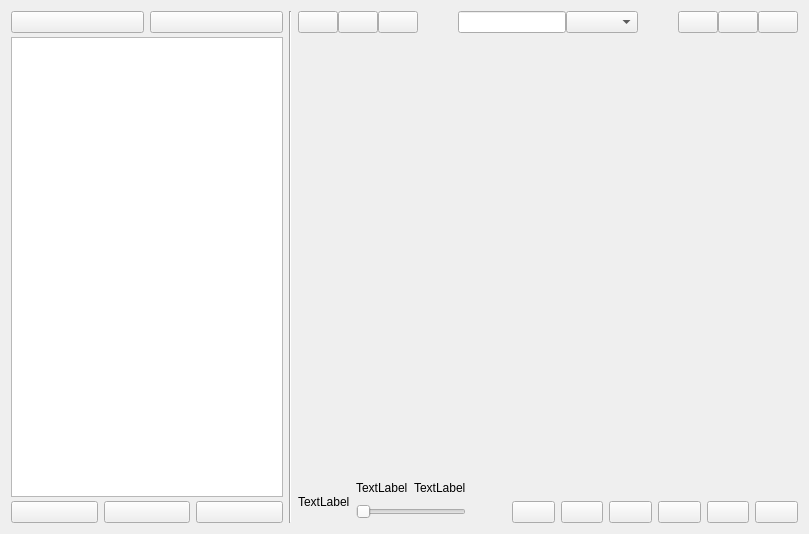
<?xml version="1.0" encoding="UTF-8"?>
<ui version="4.0">
 <class>UPlayerClass</class>
 <widget class="QMainWindow" name="UPlayerClass">
  <property name="geometry">
   <rect>
    <x>0</x>
    <y>0</y>
    <width>809</width>
    <height>534</height>
   </rect>
  </property>
  <property name="windowTitle">
   <string>UPlayer</string>
  </property>
  <property name="styleSheet">
   <string notr="true">QGroupBox
{
    border:none
}</string>
  </property>
  <widget class="QWidget" name="centralWidget">
   <layout class="QHBoxLayout" name="horizontalLayout">
    <item>
     <widget class="QGroupBox" name="groupBox">
      <property name="maximumSize">
       <size>
        <width>400</width>
        <height>16777215</height>
       </size>
      </property>
      <property name="styleSheet">
       <string notr="true"/>
      </property>
      <property name="title">
       <string/>
      </property>
      <layout class="QVBoxLayout" name="verticalLayout">
       <property name="spacing">
        <number>4</number>
       </property>
       <property name="leftMargin">
        <number>0</number>
       </property>
       <property name="topMargin">
        <number>0</number>
       </property>
       <property name="rightMargin">
        <number>0</number>
       </property>
       <property name="bottomMargin">
        <number>0</number>
       </property>
       <item>
        <widget class="QGroupBox" name="groupBox_3">
         <property name="title">
          <string/>
         </property>
         <layout class="QHBoxLayout" name="horizontalLayout_2">
          <property name="leftMargin">
           <number>0</number>
          </property>
          <property name="topMargin">
           <number>0</number>
          </property>
          <property name="rightMargin">
           <number>0</number>
          </property>
          <property name="bottomMargin">
           <number>0</number>
          </property>
          <item>
           <widget class="QPushButton" name="SongListButton">
            <property name="text">
             <string/>
            </property>
            <property name="icon">
             <iconset>
              <normaloff>Resources/Black/icon_065.png</normaloff>Resources/Black/icon_065.png</iconset>
            </property>
           </widget>
          </item>
          <item>
           <widget class="QPushButton" name="AlbumButton">
            <property name="text">
             <string/>
            </property>
            <property name="icon">
             <iconset>
              <normaloff>Resources/Black/icon_202.png</normaloff>Resources/Black/icon_202.png</iconset>
            </property>
           </widget>
          </item>
         </layout>
        </widget>
       </item>
       <item>
        <widget class="QListWidget" name="SongListWidget"/>
       </item>
       <item>
        <widget class="QGroupBox" name="groupBox_4">
         <property name="title">
          <string/>
         </property>
         <layout class="QHBoxLayout" name="horizontalLayout_3">
          <property name="leftMargin">
           <number>0</number>
          </property>
          <property name="topMargin">
           <number>0</number>
          </property>
          <property name="rightMargin">
           <number>0</number>
          </property>
          <property name="bottomMargin">
           <number>0</number>
          </property>
          <item>
           <widget class="QPushButton" name="PreviousSongButton">
            <property name="text">
             <string/>
            </property>
            <property name="icon">
             <iconset>
              <normaloff>Resources/Black/icon_157.png</normaloff>Resources/Black/icon_157.png</iconset>
            </property>
           </widget>
          </item>
          <item>
           <widget class="QPushButton" name="StopSongButton">
            <property name="text">
             <string/>
            </property>
            <property name="icon">
             <iconset>
              <normaloff>Resources/Black/icon_154.png</normaloff>
              <normalon>Resources/Black/icon_152.png</normalon>Resources/Black/icon_154.png</iconset>
            </property>
           </widget>
          </item>
          <item>
           <widget class="QPushButton" name="NextSongButton">
            <property name="text">
             <string/>
            </property>
            <property name="icon">
             <iconset>
              <normaloff>Resources/Black/icon_158.png</normaloff>Resources/Black/icon_158.png</iconset>
            </property>
           </widget>
          </item>
         </layout>
        </widget>
       </item>
      </layout>
     </widget>
    </item>
    <item>
     <widget class="Line" name="line">
      <property name="orientation">
       <enum>Qt::Vertical</enum>
      </property>
     </widget>
    </item>
    <item>
     <widget class="QGroupBox" name="groupBox_2">
      <property name="title">
       <string/>
      </property>
      <layout class="QVBoxLayout" name="verticalLayout_2">
       <property name="spacing">
        <number>4</number>
       </property>
       <property name="leftMargin">
        <number>0</number>
       </property>
       <property name="topMargin">
        <number>0</number>
       </property>
       <property name="rightMargin">
        <number>0</number>
       </property>
       <property name="bottomMargin">
        <number>0</number>
       </property>
       <item>
        <widget class="QGroupBox" name="groupBox_5">
         <property name="title">
          <string/>
         </property>
         <layout class="QHBoxLayout" name="horizontalLayout_4">
          <property name="spacing">
           <number>0</number>
          </property>
          <property name="leftMargin">
           <number>0</number>
          </property>
          <property name="topMargin">
           <number>0</number>
          </property>
          <property name="rightMargin">
           <number>0</number>
          </property>
          <property name="bottomMargin">
           <number>0</number>
          </property>
          <item>
           <widget class="QPushButton" name="PreviousPageButton">
            <property name="text">
             <string/>
            </property>
            <property name="icon">
             <iconset>
              <normaloff>Resources/Black/icon_001.png</normaloff>Resources/Black/icon_001.png</iconset>
            </property>
           </widget>
          </item>
          <item>
           <widget class="QPushButton" name="NextPageButton">
            <property name="text">
             <string/>
            </property>
            <property name="icon">
             <iconset>
              <normaloff>Resources/Black/icon_002.png</normaloff>Resources/Black/icon_002.png</iconset>
            </property>
           </widget>
          </item>
          <item>
           <widget class="QPushButton" name="RefreshPageButton">
            <property name="text">
             <string/>
            </property>
            <property name="icon">
             <iconset>
              <normaloff>Resources/Black/icon_019.png</normaloff>Resources/Black/icon_019.png</iconset>
            </property>
           </widget>
          </item>
          <item>
           <spacer name="horizontalSpacer_2">
            <property name="orientation">
             <enum>Qt::Horizontal</enum>
            </property>
            <property name="sizeHint" stdset="0">
             <size>
              <width>40</width>
              <height>20</height>
             </size>
            </property>
           </spacer>
          </item>
          <item>
           <widget class="QLineEdit" name="SearshSongBox"/>
          </item>
          <item>
           <widget class="QComboBox" name="SearchEngineBox"/>
          </item>
          <item>
           <spacer name="horizontalSpacer">
            <property name="orientation">
             <enum>Qt::Horizontal</enum>
            </property>
            <property name="sizeHint" stdset="0">
             <size>
              <width>40</width>
              <height>20</height>
             </size>
            </property>
           </spacer>
          </item>
          <item>
           <widget class="QPushButton" name="MinimizeButton">
            <property name="styleSheet">
             <string notr="true"/>
            </property>
            <property name="text">
             <string/>
            </property>
            <property name="icon">
             <iconset>
              <normaloff>Resources/Black/icon_074.png</normaloff>Resources/Black/icon_074.png</iconset>
            </property>
           </widget>
          </item>
          <item>
           <widget class="QPushButton" name="MaximizeButton">
            <property name="text">
             <string/>
            </property>
            <property name="icon">
             <iconset>
              <normaloff>Resources/Black/icon_163.png</normaloff>Resources/Black/icon_163.png</iconset>
            </property>
           </widget>
          </item>
          <item>
           <widget class="QPushButton" name="CloseButton">
            <property name="text">
             <string/>
            </property>
            <property name="icon">
             <iconset>
              <normaloff>Resources/Black/icon_076.png</normaloff>Resources/Black/icon_076.png</iconset>
            </property>
           </widget>
          </item>
         </layout>
        </widget>
       </item>
       <item>
        <spacer name="verticalSpacer">
         <property name="orientation">
          <enum>Qt::Vertical</enum>
         </property>
         <property name="sizeHint" stdset="0">
          <size>
           <width>20</width>
           <height>40</height>
          </size>
         </property>
        </spacer>
       </item>
       <item>
        <widget class="QGroupBox" name="groupBox_6">
         <property name="title">
          <string/>
         </property>
         <layout class="QGridLayout" name="gridLayout">
          <property name="leftMargin">
           <number>0</number>
          </property>
          <property name="topMargin">
           <number>0</number>
          </property>
          <property name="rightMargin">
           <number>0</number>
          </property>
          <property name="bottomMargin">
           <number>0</number>
          </property>
          <item row="0" column="1">
           <widget class="QLabel" name="SongInfoLabel">
            <property name="text">
             <string>TextLabel</string>
            </property>
           </widget>
          </item>
          <item row="0" column="2">
           <widget class="QLabel" name="ProcessInfoLabel">
            <property name="text">
             <string>TextLabel</string>
            </property>
           </widget>
          </item>
          <item row="1" column="7">
           <widget class="QPushButton" name="VolumeButton">
            <property name="text">
             <string/>
            </property>
            <property name="icon">
             <iconset>
              <normaloff>Resources/Black/icon_023.png</normaloff>Resources/Black/icon_023.png</iconset>
            </property>
           </widget>
          </item>
          <item row="1" column="8">
           <widget class="QPushButton" name="BtmSongListButton">
            <property name="text">
             <string/>
            </property>
            <property name="icon">
             <iconset>
              <normaloff>Resources/Black/icon_159.png</normaloff>Resources/Black/icon_159.png</iconset>
            </property>
           </widget>
          </item>
          <item row="1" column="9">
           <widget class="QPushButton" name="pushButton">
            <property name="text">
             <string/>
            </property>
            <property name="icon">
             <iconset>
              <normaloff>Resources/Black/icon_065.png</normaloff>Resources/Black/icon_065.png</iconset>
            </property>
           </widget>
          </item>
          <item row="0" column="0" rowspan="2">
           <widget class="QLabel" name="SongPictureLabel">
            <property name="text">
             <string>TextLabel</string>
            </property>
           </widget>
          </item>
          <item row="1" column="5">
           <widget class="QPushButton" name="DownloadButton">
            <property name="text">
             <string/>
            </property>
            <property name="icon">
             <iconset>
              <normaloff>Resources/Black/icon_052.png</normaloff>Resources/Black/icon_052.png</iconset>
            </property>
           </widget>
          </item>
          <item row="1" column="4">
           <widget class="QPushButton" name="ILikeButton">
            <property name="text">
             <string/>
            </property>
            <property name="icon">
             <iconset>
              <normaloff>Resources/Black/icon_087.png</normaloff>
              <normalon>Resources/Black/icon_086.png</normalon>Resources/Black/icon_087.png</iconset>
            </property>
           </widget>
          </item>
          <item row="1" column="1" colspan="2">
           <widget class="QSlider" name="ProcessBarSlider">
            <property name="orientation">
             <enum>Qt::Horizontal</enum>
            </property>
           </widget>
          </item>
          <item row="1" column="6">
           <widget class="QPushButton" name="MoreInfoButton">
            <property name="text">
             <string/>
            </property>
            <property name="icon">
             <iconset>
              <normaloff>Resources/Black/icon_246.png</normaloff>Resources/Black/icon_246.png</iconset>
            </property>
           </widget>
          </item>
          <item row="1" column="3">
           <spacer name="horizontalSpacer_3">
            <property name="orientation">
             <enum>Qt::Horizontal</enum>
            </property>
            <property name="sizeType">
             <enum>QSizePolicy::Fixed</enum>
            </property>
            <property name="sizeHint" stdset="0">
             <size>
              <width>40</width>
              <height>20</height>
             </size>
            </property>
           </spacer>
          </item>
         </layout>
        </widget>
       </item>
      </layout>
     </widget>
    </item>
   </layout>
  </widget>
 </widget>
 <layoutdefault spacing="6" margin="11"/>
 <resources>
  <include location="UPlayer.qrc"/>
 </resources>
 <connections/>
</ui>
